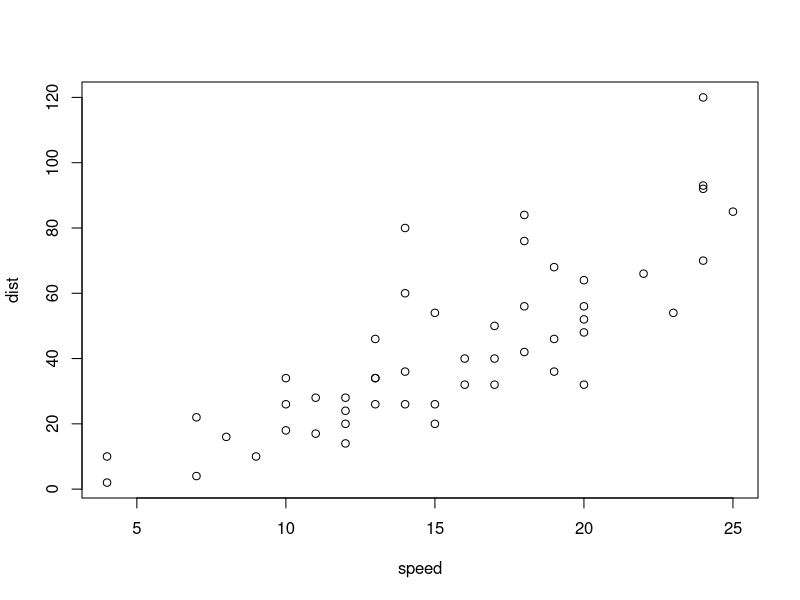
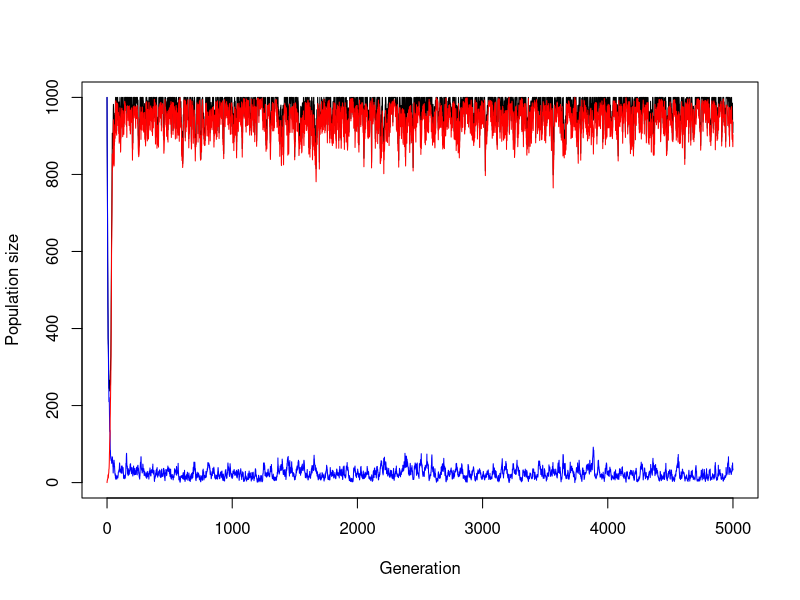
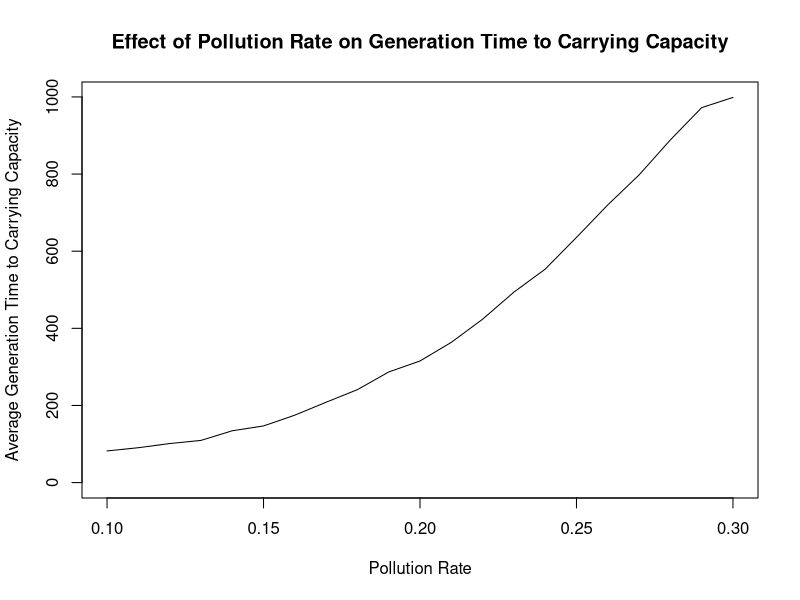

These figures' R source, in order:
## ---- chunk 1
plot(cars)
## ---- chunk 2
simulate_one_gen_mig_logistic <- function(N_a, N_A, carrying_capacity, pollution_rate, sel_coeff, mut_rate, mig_rate_a) {
  # adult migrants arrive and are added to 'a' population
  N_a_mig <- rpois(1, mig_rate_a) # stochastic immigration
  N_a <- N_a + N_a_mig
  
  # determine total population size
  N_total <- N_a+N_A
  
  # reproduction occurs according to pollution rates and selection coefficients
  offsp_a <- rpois(1, N_a * (1-pollution_rate)) # independent of carrying capacity
  offsp_A <- rpois(1, N_A + N_A*(sel_coeff-pollution_rate)*(1-N_total/carrying_capacity))
  # randomly kill individuals if carrying capacity is exceeded
  offsp_total <- offsp_A + offsp_a
  if(offsp_total > carrying_capacity)
  {
    offsp_a <- rbinom(1,carrying_capacity,c(offsp_a,offsp_A)/offsp_total)
    offsp_A <- carrying_capacity-offsp_a
  }

  
  # draw new mutants according to Poisson distribution
  mut_a_to_A <- rpois(1, offsp_a * mut_rate)
  
  # determine new population sizes of wild type and mutant
  N_a_new <- offsp_a - mut_a_to_A
  N_A_new <- offsp_A + mut_a_to_A
  
  return(c(N_a_new, N_A_new))
}
# Test the function
print(simulate_one_gen_mig_logistic(N_a=50, N_A=0, carrying_capacity=50, pollution_rate=0.1, sel_coeff=0.3, mut_rate=0.1, mig_rate_a=1))

## ---- chunk 3
simulate_pop_mig_logistic <- function(N_init_a, N_init_A, carrying_capacity, pollution_rate, sel_coeff, mut_rate, mig_rate_a, t_max) {
  # Create the vector in which to save the results
  pop_vector <- c(N_init_a, N_init_A)
  # initiate the variables
  pop_new <- c(N_init_a, N_init_A)
  
  # run the simulation until generation t_max
  for (i in 1:t_max+1) {
    # redefine the current population one generation later
    pop_new <- simulate_one_gen_mig_logistic(pop_new[1],pop_new[2],carrying_capacity, pollution_rate, sel_coeff, mut_rate, mig_rate_a)
    # add the new population sizes to the output vector
    pop_vector <- rbind(pop_vector,pop_new)
  }
  
  # define the row and column names of the output vector
  rownames(pop_vector) <- (0:t_max)[1:length(pop_vector[,1])] # note that the vector has to be cut if the simulation stopped early
  colnames(pop_vector) <- c("a","A")
  # return the result
  return(pop_vector)	
}


# Test the function and plot the result
# set t_max to a value to be used througout
max_gen <- 5000
# create your simulation data
output <- simulate_pop_mig_logistic(1000,0,1000,0.1,0.3,0.001,3,max_gen)
# show the last few lines of the data table
print(tail(output))
# plot the output - note that the plot range and the x axis have to be adjusted based on the length of the table
# determine x axis range 
x_range <- 0:(length(output[,1])-1)
# this plots the total population size
plot(x_range,output[,1]+output[,2],type='l',ylim=c(0,max(output[,1]+output[,2])),xlab = "Generation",ylab = "Population size")
# add number of wild type individuals
lines(x_range,output[,1], col="blue")
# add number of mutant individuals
lines(x_range,output[,2], col="red")
## ---- chunk 4
simulate_pop_mig_logistic <- function(N_init_a, N_init_A, carrying_capacity, pollution_rate, sel_coeff, mut_rate, mig_rate_a, t_max) {
  
  # initiate the variables
  pop_new <- c(N_init_a, N_init_A)
  # start counting generations
  gen <- 0
  
  # run the simulation until generation t_max
  for (i in 1:t_max+1) {
    # redefine the current population one generation later
    pop_new <- simulate_one_gen_mig_logistic(pop_new[1],pop_new[2],carrying_capacity, pollution_rate, sel_coeff, mut_rate, mig_rate_a)
    # adding one generation to counter
    gen <- gen+1
    # calculate population size
    N_total <- sum(pop_new)
    # stop when carrying capacity is reached
    if (N_total == carrying_capacity) break
  }
  return(gen)	
}


# Test the function and plot the result
# set t_max to a value to be used througout
max_gen <- 100
# create your simulation data
output_gens <- simulate_pop_mig_logistic(1000, 0, 1000, 0.1, 0.3, 0.001, 3, max_gen)
print(output)
## ---- chunk 5

N_init_a <-  1000
N_init_A <- 0
carrying_capacity <- 1000
pollution_rate <- 0.3
sel_coeff <- 0.3
mut_rate <- 0.001
mig_rate_a <- 3
t_max <- 1000
n_reps <- 1000


table_matrix <- matrix(nrow = n_reps, ncol = 1) 
  


# repeat the simulation n_reps times

 for (rep in 1:n_reps) {
   
# start the simulation with the same initials conditions
table_matrix[rep,1] <- simulate_pop_mig_logistic(N_init_a, N_init_A, carrying_capacity, pollution_rate, sel_coeff, mut_rate, mig_rate_a, t_max)}
 
  print(table_matrix)  

  ## Calculate the average to carrying capacity
  avg_gen_time <- mean(table_matrix)
  print(avg_gen_time)
  



## ---- chunk 6

# Initial parameters
N_init_a <- 1000
N_init_A <- 0
carrying_capacity <- 1000
pollution_rate <- seq(0.1, 0.3, by = 0.01)  # Sequence of pollution rates to test
sel_coeff <- 0.3
mut_rate <- 0.001
mig_rate_a <- 3
t_max <- 1000
n_reps <- 1000

# Matrix to store results: each row corresponds to a pollution rate and avg generation time
table_avg <- matrix(nrow = length(pollution_rate), ncol = 2)

q <- 1  # Row counter for each pollution rate

# Outer loop: iterate over each pollution rate
for (poll in pollution_rate) {

  # Initialize a vector to store generation times for each repetition
  table_matrix <- numeric(n_reps)

  # Inner loop: run `n_reps` simulations for each pollution rate value
  for (rep in 1:n_reps) {
    # Run the simulation with the current pollution rate `poll`
    table_matrix[rep] <- simulate_pop_mig_logistic(N_init_a, N_init_A, carrying_capacity, poll, sel_coeff, mut_rate, mig_rate_a, t_max)
  }

  # Calculate and store the average generation time for the current pollution rate
  avg_gen_time <- mean(table_matrix)
  table_avg[q, 1] <- poll              # Store the current pollution rate
  table_avg[q, 2] <- avg_gen_time       # Store the average time to carrying capacity
  
  q <- q + 1  # Move to the next row in `table_avg`
}

# Print the table showing pollution rates and their corresponding avg generation times
print(table_avg)

# Plot pollution rate vs. average generation time to carrying capacity
plot(table_avg[, 1], table_avg[, 2], type = 'l', ylim = c(0, max(table_avg[, 2])),
     xlab = "Pollution Rate", ylab = "Average Generation Time to Carrying Capacity",
     main = "Effect of Pollution Rate on Generation Time to Carrying Capacity")

